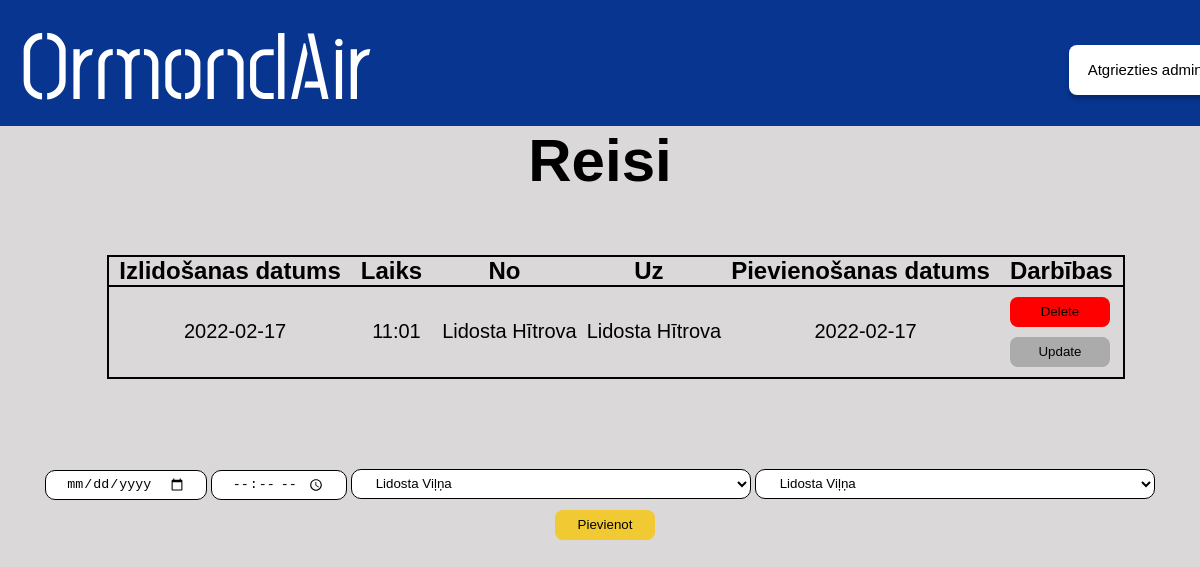
The app's page /admin/reisi with its own data.
### main.py (models this page shows, shortened)
class Reis(db.Model):
    id = db.Column(db.Integer, primary_key=True)
    datums = db.Column(db.String(200), nullable=False)
    laiks = db.Column(db.String(200), nullable=False)
    nolidostas = db.Column(db.String(200), nullable=False)
    uzlidostas = db.Column(db.String(200), nullable=False)
    date_created = db.Column(db.DateTime, default=datetime.utcnow)

### main.py (the view)
@app.route('/admin/reisi', methods=['POST', 'GET'])
def reis():
  if request.method == 'POST':
    new_reis = Reis(nolidostas=request.form['nolidostas'], uzlidostas=request.form['uzlidostas'], datums=request.form['datums'],laiks = request.form['laiks'])
    try:
      db.session.add(new_reis)
      db.session.commit()
      return redirect('/admin/reisi')
    except:
      return "Draugi nav labi!"
  else:
      lidostas = Lidosta.query.order_by(Lidosta.id).all()
      tasks = Reis.query.order_by(Reis.date_created).all()
      return render_template("adminreisi.html", tasks=tasks, lidostas=lidostas)

### templates/adminreisi.html (shortened to what this page needs)
<!DOCTYPE html>
<html lang="en">
  <head>
    <link href="/static/css/stylesheet.css" rel="stylesheet" />
  </head>
  <body>
    <div class="augsejaisBaneris">
      <a href="/"><h1 class="homePage">OrmondAir</h1></a>
      <a href="/admin"><button id="atgriezties_admin">Atgriezties admin</button></a>
    </div>
    <div class="apaksejaisBaneris">
      <h1 id="virsraksts">Reisi</h1>
      {% if tasks|length < 1 %}
      <h4 id="apaksraksts">Nav pievienots neviens reiss! </h4>
      {% else %}
      <div class="tabulaBox">
        <table class="tabula">
          <tr class="tabula">
            <th class="teksts">Izlidošanas datums</th>
            <th class="teksts">Laiks</th>
            <th class="teksts">No</th>
            <th class="teksts">Uz</th>
            <th class="teksts">Pievienošanas datums</th>
            <th class="teksts">Darbības</th>
          </tr>
          {% for task in tasks %}
            <tr class="tabula">
              <td class="dbteksts">{{ task.datums }}</td>
              <td class="dbteksts">{{ task.laiks }}</td>
              <td class="dbteksts">{{ task.nolidostas }}</td>
              <td class="dbteksts">{{ task.uzlidostas }}</td>
              <td class="dbteksts">{{ task.date_created.date() }}</td>
              <td>
                <a href="/delete_reisi/{{task.id}}"><button id=dzest>Delete</button></a>
                <br>
                <a href="/update_reisi/{{task.id}}"><button id=labot>Update</button></a>
              </td>
            </tr>
          {% endfor %}
        </table>
      </div>
      {% endif %}
      <form action="/admin/reisi" method="POST" id="form">
        <input class="inputdate" type="date" min="date" name="datums" id="datums" placeholder="datums" required>
        <input class="inputdate" type="time" type="text" name="laiks" id="laiks" placeholder="laiks" required>
        <select class="input" name="nolidostas" id="nolidostas" method="POST">
          {% for lidosta in lidostas %}
            <option value="{{lidosta.content}}">{{ lidosta.content }}</option>
          {% endfor %}
        </select>
        <select class="input" name="uzlidostas" id="uzlidostas" method="POST">
          {% for lidosta in lidostas %}
            <option value="{{lidosta.content}}">{{ lidosta.content }}</option>
          {% endfor %}
        </select>
        <input type="submit" value="Pievienot" id="pievienot">
      </form>
  </body>
</html>

### static/css/stylesheet.css (style rules this page uses)
body { background: rgba(186, 182, 182, 0.53); }
* { margin: 0; padding: 0; box-sizing: border-box; text-decoration: none; }
.augsejaisBaneris { position: absolute; left: 0%; right: 0%; top: 0%; bottom: 84.28%; background: #073590; }
.homePage { position: absolute; left: 0%; font-family: Post No Bills Colombo Medium; font-size: 96px; display: flex; margin-left: 20px; color: #ffffff; user-select: none; }
.apaksejaisBaneris { position: absolute; top: 15.72%; right: 0px; left: 0px; }
#atgriezties_admin { position: absolute; width: 152px; height: 50.63px; left: 89.1%; top: 35.4%; background: #ffffff; border-radius: 8px; box-shadow: 0px 4px 4px rgba(0, 0, 0, 0.25); border-style: none; font-family: Arial, Helvetica, sans-serif; font-size: 15px; cursor: pointer; }
#pievienot { width: 100px; height: 30px; background: #f1c933; border-radius: 8px; outline: none; cursor: pointer; border: 1px solid transparent; margin-left: 10px; }
.teksts { font-family: Arial, Helvetica, sans-serif; font-size: 24px; color: #000000; padding-left: 10px; padding-right: 10px; }
.input { background: #ffffff; border: 1px solid #000000; box-sizing: border-box; border-radius: 10px; outline: none; padding-left: 20px; padding-right: 20px; width: 400px; height: 30px; margin-top: 10px; margin-bottom: 10px; }
.inputdate { background: #ffffff; border: 1px solid #000000; box-sizing: border-box; border-radius: 10px; outline: none; padding-left: 20px; padding-right: 20px; height: 30px; margin-top: 10px; margin-bottom: 10px; }
#dzest { width: 100px; height: 30px; background: #ff0000; border-radius: 8px; outline: none; cursor: pointer; border: 1px solid transparent; margin-top: 10px; margin-left: 10px; }
#labot { width: 100px; height: 30px; background: #ababab; border-radius: 8px; outline: none; cursor: pointer; border: 1px solid transparent; margin-top: 10px; margin-left: 10px; margin-bottom: 10px; }
.dbteksts { text-align: center; font-family: Arial, Helvetica, sans-serif; font-size: 20px; color: #000000; padding-left: 10px; }
#virsraksts { text-align: center; font-family: Arial, Helvetica, sans-serif; font-size: 60px; color: #000000; }
.tabula { border-collapse: collapse; border: solid 2px #000000; margin-left: auto; margin-right: auto; margin-top: 40px; margin-bottom: 40px; }
#form { text-align: center; }
.tabulaBox { display: block; max-height: 500px; width: 96%; overflow: auto; margin-top: 20px; margin-left: 40px; margin-bottom: 40px; }

### records on screen
Reis: datums "2022-02-17", laiks "11:01", nolidostas "Lidosta Hītrova", uzlidostas "Lidosta Hītrova", date_created "2022-02-17"

### other values on screen
form field nolidostas "Lidosta Viļņa"
form field uzlidostas "Lidosta Viļņa"
